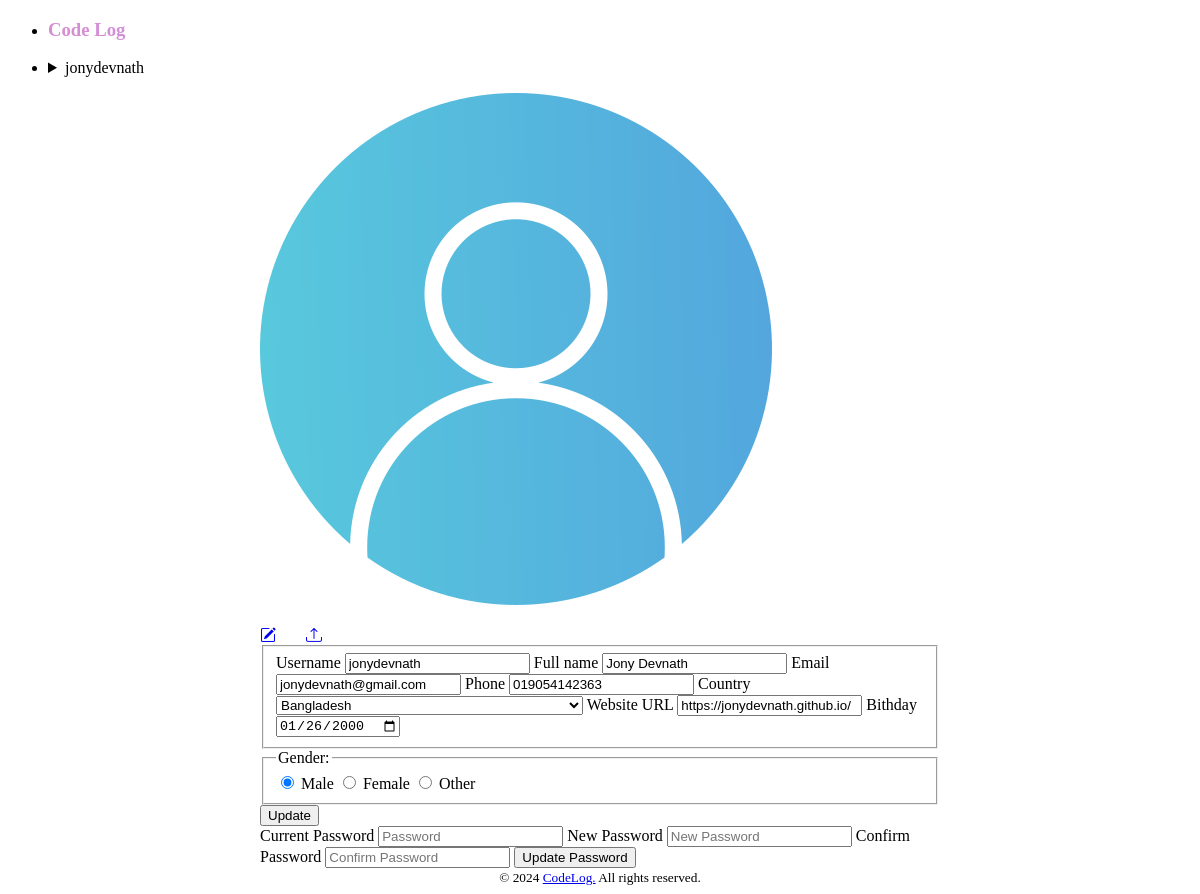
The page /profile.php (signed in) on the database its author committed.
### tables this page shows
CREATE TABLE `users` (
  `user_id` int(10) UNSIGNED NOT NULL,
  `username` varchar(50) NOT NULL,
  `user_email` varchar(100) NOT NULL,
  `user_pass` char(60) NOT NULL,
  `profile_image` varchar(100) NOT NULL DEFAULT 'assets/user.png',
  `full_name` varchar(100) DEFAULT NULL,
  `phone` varchar(15) DEFAULT NULL,
  `country` varchar(50) DEFAULT NULL,
  `web_url` varchar(200) DEFAULT NULL,
  `birthday` date DEFAULT NULL,
  `gender` enum('Male','Female','Other') DEFAULT NULL
);

### profile.php (the view, shortened to what this page needs)
<?php include_once("header.php"); ?>
<?php
$user_id = $_SESSION['user_id'];
$sql = "SELECT * FROM users WHERE user_id = $user_id";
$result = mysqli_query($conn, $sql);
if ($result && mysqli_num_rows($result) > 0) {
    $user = mysqli_fetch_assoc($result);
} else {
    $error = "Error fetching user data: " . mysqli_error($conn);
    exit();
}
?>
    <main class="container blog">
        <div class="grid">
            <div>
                <div style="width: 50%;">
                    <img src="<?php echo $user['profile_image']; ?>" alt="user"> <br><br>
                </div>
                <div>
                    <a href="#" onclick="document.getElementById('fileUpload').click();" style="float: left; margin-right: 30px;">
                        <i class="bi bi-pencil-square"></i>
                    </a>
                    <a href="#" onclick="document.getElementById('fileUploadbtn').click();">
                        <i class="bi bi-upload"></i>
                    </a>
                </div>
            </div>
            <div>
                <article>
                    <form action="" method="post">
                        <fieldset>
                            <label>
                                Username
                                <input name="username" placeholder="Username" value="<?php echo htmlspecialchars($user['username'] ?? '', ENT_QUOTES); ?>" autocomplete="given-name" />
                            </label>
                            <label>
                                Full name
                                <input name="full_name" placeholder="Full name" value="<?php echo htmlspecialchars($user['full_name'] ?? '', ENT_QUOTES); ?>" autocomplete="given-name" />
                            </label>
                            <label>
                                Email
                                <input type="email" name="email" placeholder="Email" value="<?php echo htmlspecialchars($user['user_email'] ?? '', ENT_QUOTES); ?>" autocomplete="email" />
                            </label>
                            <label>
                                Phone
                                <input type="number" name="number" placeholder="Number" value="<?php echo htmlspecialchars($user['phone'] ?? '', ENT_QUOTES); ?>" aria-label="Number">
                            </label>
                            <label>
                                Country
                                <select name="country" aria-label="Country" value="<?php echo htmlspecialchars($user['country'] ?? '', ENT_QUOTES); ?>" required>
                                    <option value="Bangladesh" <?php echo $user['country'] == 'Bangladesh' ? 'selected' : ''; ?>>Bangladesh</option>
                                </select>
                            </label>
                            <label>
                                Website URL
                                <input type="url" name="url" placeholder="Url" value="<?php echo htmlspecialchars($user['web_url'] ?? '', ENT_QUOTES); ?>" aria-label="Url">
                            </label>
                            <label>
                                Bithday
                                <input type="date" name="date" value="<?php echo htmlspecialchars($user['birthday'] ?? '', ENT_QUOTES); ?>" aria-label="Date">
                            </label>
                        </fieldset>
                        <fieldset>
                            <legend>Gender: </legend>
                            <div class="grid">
                                <label>
                                    <input type="radio" name="gender" value="Male" <?php echo $user['gender'] === 'Female' ? 'checked' : ''; ?> checked />
                                    Male
                                </label>
                                <label>
                                    <input type="radio" name="gender" value="Female" <?php echo $user['gender'] === 'Female' ? 'checked' : ''; ?> />
                                    Female
                                </label>
                                <label>
                                    <input type="radio" name="gender" value="Other" <?php echo $user['gender'] === 'Other' ? 'checked' : ''; ?> />
                                    Other
                                </label>
                            </div>
                        </fieldset>
                        <input type="submit" name="update_profile" value="Update" />
                    </form>
                </article>
                <article>
                    <form action="" method="post">
                        <label>
                            Current Password
                            <input type="password" name="password" placeholder="Password" aria-label="Password">
                        </label>
                        <label>
                            New Password
                            <input type="password" name="new_password" placeholder="New Password"
                                aria-label="New Password">
                        </label>
                        <label>
                            Confirm Password
                            <input type="password" name="confirm_password" placeholder="Confirm Password"
                                aria-label="Confirm Password">
                        </label>
                        <input type="submit" name="update_password" value="Update Password" />
                    </form>
                </article>
            </div>
        </div>
    </main>
<?php include_once("footer.php") ?>

### css/styles.css (style rules this page uses)
@media screen and (min-width: 1025px) { main.blog { width: 680px; margin: 0 auto; } }

### rows shown on the page
users: profile_image (placeholder picture), username "jonydevnath", full_name "Jony Devnath", email "jonydevnath@gmail.com", number "019054142363", country "Bangladesh", url "https://jonydevnath.github.io/", date "01/26/2000", gender "☑ Male", gender "☐ Female", gender "☐ Other"

### other values the page prints
explode(' ', $_SESSION['username'])[0] "jonydevnath"
